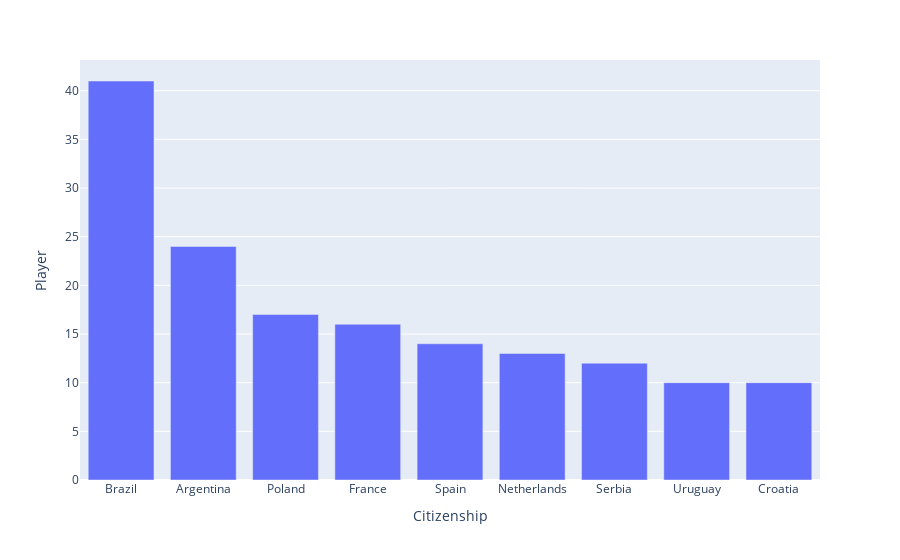

Write notebook code for a chart like this one.
### Markdown cell above
#### Where are these players come from (Except Italy)

### Code cell
import plotly.express as px
pd.set_option('display.max_rows', 100)
Origin = SerieA.groupby('Citizenship')[['Player']].count().sort_values('Player',ascending = False).reset_index()
Origin = Origin[Origin.Citizenship!='Italy']
fig = px.bar(Origin[:9],'Citizenship','Player')
fig.show()

### Figure 1 — Plotly figure (JSON) as saved in the notebook; plotly's stock layout.template omitted (floating-point values rounded to 4 significant figures)
{"data": [{"alignmentgroup": "True", "hoverlabel": {"namelength": 0}, "hovertemplate": "Citizenship=%{x}<br>Player=%{y}", "legendgroup": "", "marker": {"color": "#636efa"}, "name": "", "offsetgroup": "", "orientation": "v", "showlegend": false, "textposition": "auto", "type": "bar", "x": ["Brazil", "Argentina", "Poland", "France", "Spain", "Netherlands", "Serbia", "Uruguay", "Croatia"], "xaxis": "x", "y": [41, 24, 17, 16, 14, 13, 12, 10, 10], "yaxis": "y"}], "layout": {"barmode": "relative", "legend": {"tracegroupgap": 0}, "margin": {"t": 60}, "xaxis": {"anchor": "y", "domain": [0, 1], "title": {"text": "Citizenship"}}, "yaxis": {"anchor": "x", "domain": [0, 1], "title": {"text": "Player"}}}}
